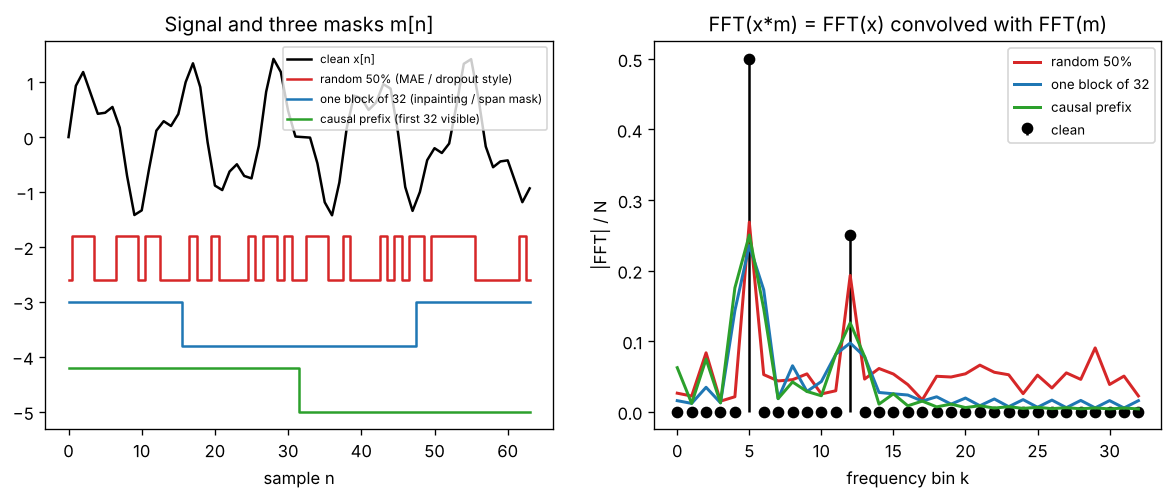

Generate this figure with Python:
"""
Day 136 - Consolidation: the masking thread (dropout -> causal mask -> BERT MLM -> MAE -> diffusion noising).
Masking = multiplying by a 0/1 sequence m[n]. Multiplication in time = convolution in frequency:
    FFT(x * m) = FFT(x) (*) FFT(m)
Left : a clean two-tone signal and three masks (random 50%, one contiguous block, causal/prefix).
Right: magnitude spectra of the masked signals. Random masks smear energy into a broadband floor;
       a block mask leaves sinc-like sidelobes around the tones. Synthetic, seed 42, 64 samples.
"""
import numpy as np
import matplotlib.pyplot as plt

np.random.seed(42)
N = 64
n = np.arange(N)
x = np.sin(2 * np.pi * 5 * n / N) + 0.5 * np.sin(2 * np.pi * 12 * n / N)   # tones at bins 5 and 12

masks = {
    "random 50% (MAE / dropout style)": (np.random.rand(N) > 0.5).astype(float),
    "one block of 32 (inpainting / span mask)": np.r_[np.ones(16), np.zeros(32), np.ones(16)],
    "causal prefix (first 32 visible)": np.r_[np.ones(32), np.zeros(32)],
}
colors = ["tab:red", "tab:blue", "tab:green"]


def spec(sig):
    return np.abs(np.fft.rfft(sig)) / N


S0 = spec(x)
fig, (ax1, ax2) = plt.subplots(1, 2, figsize=(12, 4.2))
ax1.plot(n, x, "k", lw=1.5, label="clean x[n]")
for (name, m), c, off in zip(masks.items(), colors, [-2.6, -3.8, -5.0]):
    ax1.step(n, m * 0.8 + off, c=c, lw=1.5, where="mid", label=name)
ax1.set_xlabel("sample n")
ax1.set_title("Signal and three masks m[n]")
ax1.legend(fontsize=7, loc="upper right")

k = np.arange(len(S0))
ax2.stem(k, S0, linefmt="k-", markerfmt="ko", basefmt=" ", label="clean")
for (name, m), c in zip(masks.items(), colors):
    S = spec(x * m)
    ax2.plot(k, S, c=c, lw=1.8, label=name.split(" (")[0])
    tone = S[[5, 12]].sum()
    floor = np.delete(S, [4, 5, 6, 11, 12, 13]).mean()
    print(f"{name:42s} keep={m.mean():.2f}  tone-bin mag={tone:.3f}  off-tone floor={floor:.4f}")
print(f"clean: tone-bin mag={S0[[5, 12]].sum():.3f}  off-tone floor={np.delete(S0, [4, 5, 6, 11, 12, 13]).mean():.4f}")
ax2.set_xlabel("frequency bin k")
ax2.set_ylabel("|FFT| / N")
ax2.set_title("FFT(x*m) = FFT(x) convolved with FFT(m)")
ax2.legend(fontsize=8)

plt.savefig("graph_DAY_136.png", dpi=120, bbox_inches="tight")
